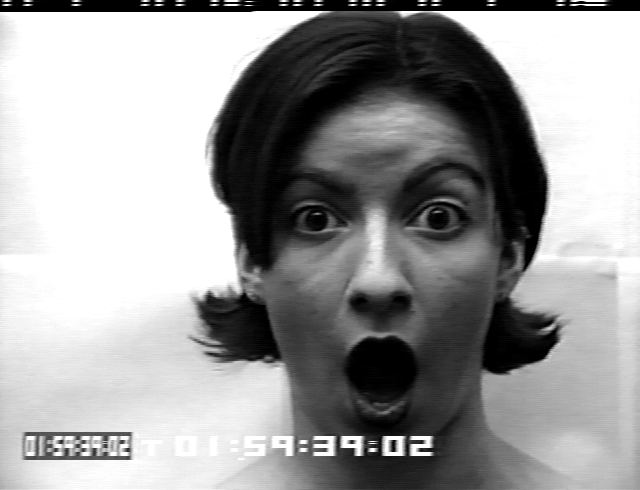
#> input picture images/test2.png, 640 x 490 px
$ jupyter execute --allow-errors Untitled2.ipynb   (shell and % lines are left out)
#> lines starting #> are read from the running program, lines starting #| are printed output that depends on the picture
### python/storage.py
""" module to save / load objects """

import sys
import bz2
import _pickle as cPickle

# [19 lines left out: function save, not called in this run]


def load(filename):
    """
    Load from filename using pickle

    @param filename: name of file to load from
    @type filename: str
    """

    try:
        file = bz2.BZ2File(filename, 'rb')
    except IOError as details:
        sys.stderr.write('File ' + filename + ' cannot be read\n')
        sys.stderr.write(details)
        return False

    myobj = cPickle.load(file)
    file.close()
    return myobj

### Untitled2.ipynb
[cell 1]
import numpy as np
import cv2
import pandas as pd
from numba import jit
from matplotlib import pyplot as plt
from python.storage import load
from pathlib import Path
from glob import glob

[cell 2]
def cropFace(image):
    faceClassifier = cv2.CascadeClassifier('./haarcascade/haarcascade_frontalface_alt.xml')
    faces = faceClassifier.detectMultiScale(image)
    #get first face coordinates
    xFace, yFace, wFace, hFace = faces[0]
    croppedFace = image[yFace:yFace+hFace, xFace:xFace+wFace]
    return croppedFace

[cell 3]
@jit(nopython=True)
def generatePattern(matrix):
    return matrix[0, 0] + (matrix[0, 1]<<1) + (matrix[0, 2]<<2) + (matrix[1, 2]<<3) + \
           (matrix[2, 2]<<4) + (matrix[2, 1]<<5) + (matrix[2, 0]<<6) + (matrix[1, 0]<<7)

[cell 4]
def LBPH(image, gridX, gridY):
    """ generate LBP histogram
    """
#> called with gridX = 8, gridY = 8
    cellWidth = image.shape[1] // gridX
    cellHeight = image.shape[0] // gridY
    print("width = %d \t height = %d"%(image.shape[1], image.shape[0]))
    print("cellwidth = %d \t cellHeight = %d"%(cellWidth, cellHeight))
    feature = np.array(())
    for x in range(0, gridX*cellWidth, cellWidth):
        for y in range(0, gridY*cellHeight, cellHeight):
            # extract cell
            subImg = image[y:y+cellHeight, x:x+cellWidth]
            hist, _binEdge = np.histogram(subImg.ravel(), bins=256, range=[0, 255], density=True)
            # concatenate histograms
            feature = np.concatenate((feature, hist))

    return feature
sub = np.random.randint(255, size=(250, 150))
LBPH(sub, 8, 8)

[cell 5]
with open('kirsch_hvnLBP_JAFFE1.csv', 'w') as csvFile:
    print(csvFile)

#> (a cell that did not finish here is left out)


[cell 7]
@jit(nopython=True)
def TLPPixel (centre, pixel, threshold):
    # -1
    if(pixel + threshold < centre):
        return np.array([0, 1], dtype=np.uint8)
    # 1
    elif(pixel > threshold + centre):
        return np.array([1, 0], dtype=np.uint8)
    # 0
    else:
        return np.array([0, 0], dtype=np.uint8)

@jit(nopython=True)
def TLPBloc(arr, t):
    centrePixel = arr[1, 1]
    tlpup = np.empty_like(arr)
    tlplo = np.empty_like(arr)
    tlpup[0, 0], tlplo[0, 0] = TLPPixel(centrePixel, arr[0, 0], threshold=t)
    tlpup[0, 1], tlplo[0, 1] = TLPPixel(centrePixel, arr[0, 1], threshold=t)
    tlpup[0, 2], tlplo[0, 2] = TLPPixel(centrePixel, arr[0, 2], threshold=t)
    tlpup[1, 2], tlplo[1, 2] = TLPPixel(centrePixel, arr[1, 2], threshold=t)
    tlpup[2, 2], tlplo[2, 2] = TLPPixel(centrePixel, arr[2, 2], threshold=t)
    tlpup[2, 1], tlplo[2, 1] = TLPPixel(centrePixel, arr[2, 1], threshold=t)
    tlpup[2, 0], tlplo[2, 0] = TLPPixel(centrePixel, arr[2, 0], threshold=t)
    tlpup[1, 0], tlplo[1, 0] = TLPPixel(centrePixel, arr[1, 0], threshold=t)
    return np.array([generatePattern(tlpup), generatePattern(tlplo)], np.uint8)

@jit(nopython=True)
def TLP(image, threshold):
    upper = np.empty_like(image)
    lower = np.empty_like(image)
    height = image.shape[0]
    width = image.shape[1]
    for w in range(1, width - 1):
        for h in range(1, height - 1):
            subImg = image[h-1:h+2, w-1:w+2]
            upper[h, w], lower[h, w] = TLPBloc(subImg, threshold)
    return [upper, lower]

[cell 8]
@jit(nopython=True)
def dLBPPixel(image, angle):
    if angle==0:
        elements = np.array([image[4, 8], image[4, 7], image[4, 6], image[4, 5], image[4, 4], image[4, 3], image[4, 2], image[4, 1], image[4, 0]], dtype=np.uint8)
    elif angle==45:
        elements = np.array([image[8, 0], image[7, 1], image[6, 2], image[5, 3], image[4, 4], image[3, 5], image[2, 6], image[1, 7], image[0, 8]], dtype=np.uint8)
    elif angle==90:
        elements = np.array([image[8, 4], image[7, 4], image[6, 4], image[5, 4], image[4, 4], image[3, 4], image[2, 4], image[1, 4], image[0, 4]], dtype=np.uint8)
    elif angle==135:
        elements = np.array([image[8, 8], image[7, 7], image[6, 6], image[5, 5], image[4, 4], image[3, 3], image[2, 2], image[1, 1], image[0, 0]], dtype=np.uint8)
    return ((elements[4] > elements[8])<<0) + \
           ((elements[4] > elements[7])<<1) + \
           ((elements[4] > elements[6])<<2) + \
           ((elements[4] > elements[5])<<3) + \
           ((elements[4] > elements[3])<<4) + \
           ((elements[4] > elements[2])<<5) + \
           ((elements[4] > elements[1])<<6) + \
           ((elements[4] > elements[0])<<7)

[cell 9]
@jit(nopython=True)
def dLBP(image, angle=0):
    height = image.shape[0]
    width = image.shape[1]
    result = np.empty((height-8, width-8), dtype=np.uint8)
    for w in range(4, width - 4):
        for h in range(4, height - 4):
            subImg = image[h-4:h+5, w-4:w+5]
            result[h-4, w-4] = dLBPPixel(subImg, angle)
    return result

[cell 10]
img = cv2.imread('images/test2.png', 0)
#> img is the input picture: shape (490, 640); min 0, max 255, mean 155.5
img = cv2.equalizeHist(img)
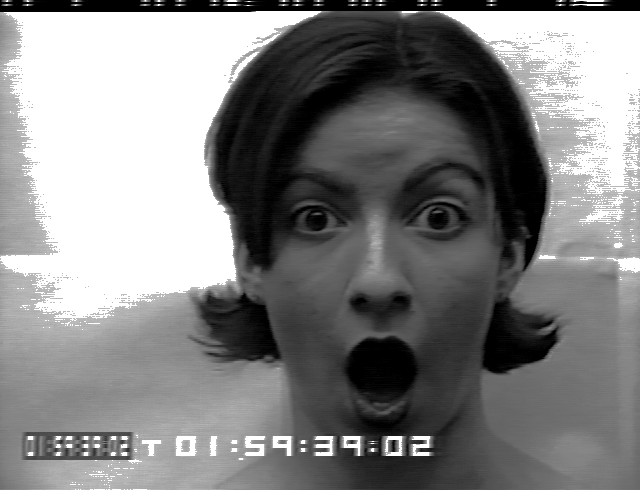
#> img: shape (490, 640); min 0, max 255, mean 130.7
for _ in range(1):
    img = cv2.bilateralFilter(img, 5, 30, 20)
img = cropFace(img)
#> in cropFace, `faces = faceClassifier.detectMultiScale(image)`: faces = [[223, 95, 313, 313]]
#> in cropFace, `xFace, yFace, wFace, hFace = faces[0]`: xFace = 223; yFace = 95; wFace = 313
#> in cropFace, `croppedFace = image[yFace:yFace+hFace, xFace:xFace+wFace]`:
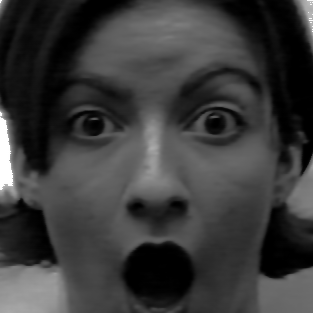
#> croppedFace: shape (313, 313); min 0, max 255, mean 58.4
first, second = TLP(img, 1)
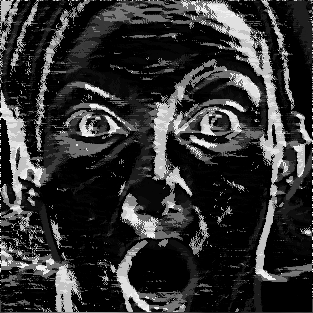
#> first: shape (313, 313); min 0, max 255, mean 50.1
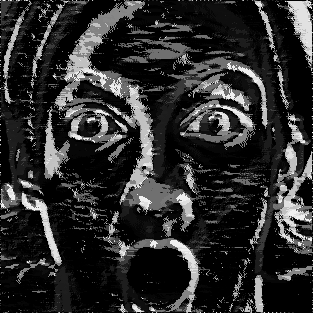
#> second: shape (313, 313); min 0, max 255, mean 44.8
plt.imshow(first, cmap='gray', vmin=0, vmax=255)
plt.show()
plt.imshow(second, cmap='gray', vmin=0, vmax=255)
plt.show()

# [12 lines of commented-out code are left out]

$ run again, with images/test.png copied over images/test2.png
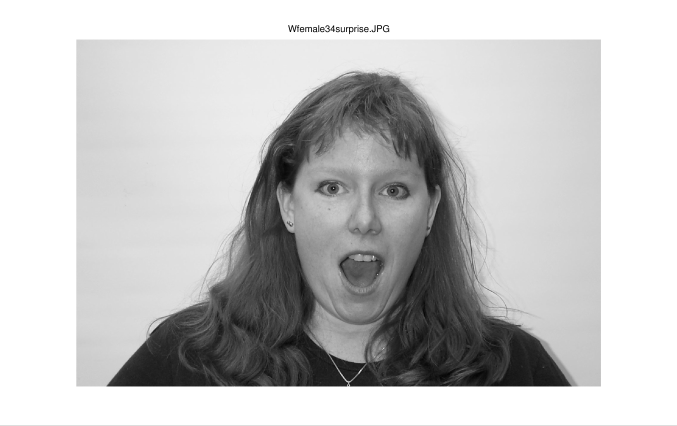
#> input picture images/test.png, 677 x 426 px
#> img is the input picture: shape (426, 677); min 5, max 255, mean 196.5
#> `img = cv2.equalizeHist(img)`:
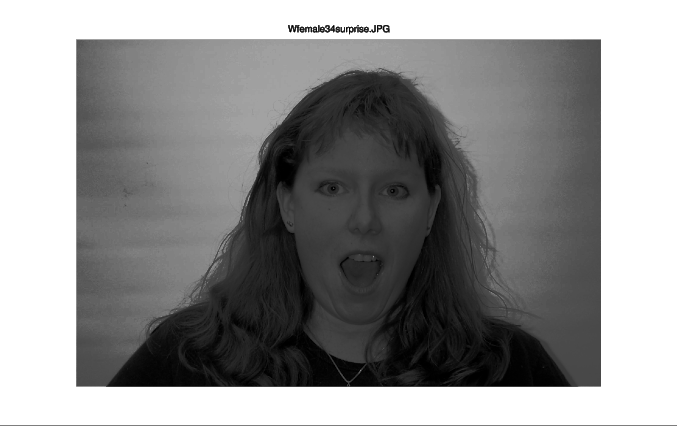
#> img: shape (426, 677); min 0, max 255, mean 144.8
#> faces = [[283, 126, 162, 162]]
#> xFace = 283; yFace = 126; wFace = 162
#> `first, second = TLP(img, 1)`:
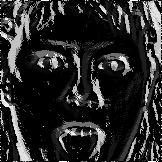
#> second: shape (162, 162); min 0, max 255, mean 40
